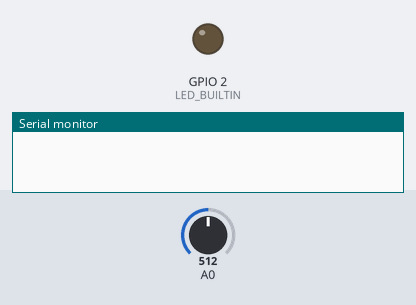
Simulated run of this sketch. Board: ESP8266 (NodeMCU). Shown: output pins drawn as LEDs (lit = HIGH, except the on-board LED, lit = LOW), the last lines printed to the serial monitor. Inputs (shaded band) come from the test bench; at power-on: A0 = 512. WiFi joins after 1.5 s; servers stay silent unless stated; web services answer with replies made up by the test bench.

Above: at 0.1 s.
At 2.8 s:
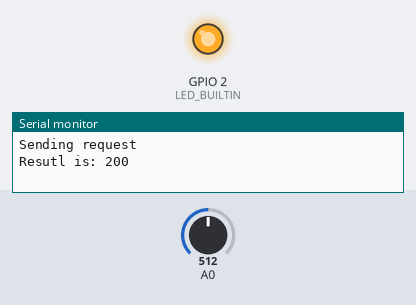
Timing chart, 0 to 4.7 s (numbered marks = the images above):
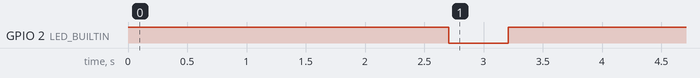

The sketch:

BatteryMonitor.ino
```cpp
#include <ESP8266WiFi.h>
#include <ESP8266HTTPClient.h>
#include <WiFiClientSecureBearSSL.h>

#ifndef STASSID
#define STASSID ""
#define STAPSK  ""
#define WRITEKEY  ""
#endif

const char* ssid = STASSID;
const char* password = STAPSK;
const String writeKey = WRITEKEY;

float analogValue;
float inputVoltage;

WiFiClient espClient;
HTTPClient http;

void setup() {
  // put your setup code here, to run once:
  pinMode(LED_BUILTIN, OUTPUT);

  digitalWrite(LED_BUILTIN, 1);
  Serial.begin(115200);

  WiFi.mode(WIFI_STA);
  WiFi.begin(ssid, password);
  Serial.println("");

  // Wait for connection
  while (WiFi.status() != WL_CONNECTED) {
    delay(500);
    Serial.print(".");
  }

  WiFi.hostname("ledhost"); //set hostname

  Serial.println("");
  Serial.print("Connected to ");
  Serial.println(ssid);
  Serial.print("IP address: ");
  Serial.println(WiFi.localIP());

  Serial.println("Ready to read");
}

void loop() {
  Serial.println("Reading");

  analogValue = 0;

  for(int i = 0 ; i < 10 ; i++){
    analogValue =  analogValue + analogRead(A0);
    delay(100);
  }
  inputVoltage = (analogValue / 10) * (4.7 / 1023.00);

  Serial.print(analogValue/10);
  Serial.println(" Read");

  Serial.print(inputVoltage);
  Serial.println("V");

  std::unique_ptr<BearSSL::WiFiClientSecure>client(new BearSSL::WiFiClientSecure);
  client->setInsecure();

  String apiUrl = "https://api.thingspeak.com/update.json?api_key=" + writeKey + "&field3=" + inputVoltage;

  HTTPClient http;    //Declare object of class HTTPClient
  http.begin(*client, apiUrl);     //Specify request destination

  Serial.println("Request:");
  Serial.println(apiUrl);

  Serial.println("Sending request");
  int httpCode = http.GET();

  Serial.print("Resutl is: ");
  Serial.println(httpCode);

  http.end();  //Close connection

  digitalWrite(LED_BUILTIN, LOW);   // Turn the LED on (Note that LOW is the voltage level
  delay(500);                      // Wait for a second
  digitalWrite(LED_BUILTIN, HIGH);  // Turn the LED off by making the voltage HIGH
  delay(300000);

  ESP.deepSleep(5*1000000);//5 min
}
```

Measured:
- by itself, GPIO 2 (LED_BUILTIN): HIGH → LOW at 2.7 s, → HIGH 0.50 s later
